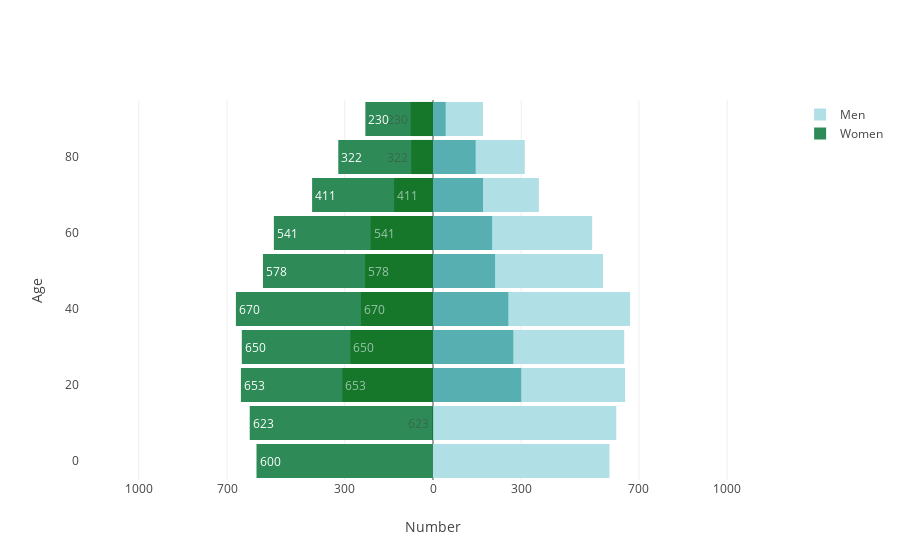

The notebook cell saved with this chart:
### Markdown cell above
# Stacked Population Pyramid

### Code cell
import plotly.graph_objs as go

import numpy as np

women_bins = np.array([-600, -623, -653, -650, -670, -578, -541, -411, -322, -230])
men_bins = np.array([600, 623, 653, 650, 670, 578, 541, 360, 312, 170])
women_with_dogs_bins = np.array([-0, -3, -308, -281, -245, -231, -212, -132, -74, -76])
men_with_dogs_bins = np.array([0, 1, 300, 273, 256, 211, 201, 170, 145, 43])

y = list(range(0, 100, 10))

layout = go.Layout(yaxis=go.layout.YAxis(title='Age'),
                   xaxis=go.layout.XAxis(
                       range=[-1200, 1200],
                       tickvals=[-1000, -700, -300, 0, 300, 700, 1000],
                       ticktext=[1000, 700, 300, 0, 300, 700, 1000],
                       title='Number'),
                   barmode='overlay',
                   bargap=0.1)

data = [go.Bar(y=y,
               x=men_bins,
               orientation='h',
               name='Men',
               hoverinfo='x',
               marker=dict(color='powderblue')
               ),
        go.Bar(y=y,
               x=women_bins,
               orientation='h',
               name='Women',
               text=-1 * women_bins.astype('int'),
               hoverinfo='text',
               marker=dict(color='seagreen')
               ),
        go.Bar(y=y,
               x=men_with_dogs_bins,
               orientation='h',
               hoverinfo='x',
               showlegend=False,
               opacity=0.5,
               marker=dict(color='teal')
               ),
        go.Bar(y=y,
               x=women_with_dogs_bins,
               orientation='h',
               text=-1 * women_bins.astype('int'),
               hoverinfo='text',
               showlegend=False,
               opacity=0.5,
               marker=dict(color='darkgreen')
               )]

pyo.iplot(dict(data=data, layout=layout), filename='EXAMPLES/stacked_bar_pyramid')

### Figure 1 — Plotly figure (JSON) as saved in the notebook; plotly's stock layout.template omitted (floating-point values rounded to 4 significant figures)
{"data": [{"hoverinfo": "x", "marker": {"color": "powderblue"}, "name": "Men", "orientation": "h", "type": "bar", "uid": "92dde160-4f0b-49da-9c5a-deff60622235", "x": [600, 623, 653, 650, 670, 578, 541, 360, 312, 170], "y": [0, 10, 20, 30, 40, 50, 60, 70, 80, 90]}, {"hoverinfo": "text", "marker": {"color": "seagreen"}, "name": "Women", "orientation": "h", "text": [600, 623, 653, 650, 670, 578, 541, 411, 322, 230], "type": "bar", "uid": "2a1a354e-607f-4bba-b40e-7dff21eb4adb", "x": [-600, -623, -653, -650, -670, -578, -541, -411, -322, -230], "y": [0, 10, 20, 30, 40, 50, 60, 70, 80, 90]}, {"hoverinfo": "x", "marker": {"color": "teal"}, "opacity": 0.5, "orientation": "h", "showlegend": false, "type": "bar", "uid": "016acd46-2053-4450-b8e0-83aa80896166", "x": [0, 1, 300, 273, 256, 211, 201, 170, 145, 43], "y": [0, 10, 20, 30, 40, 50, 60, 70, 80, 90]}, {"hoverinfo": "text", "marker": {"color": "darkgreen"}, "opacity": 0.5, "orientation": "h", "showlegend": false, "text": [600, 623, 653, 650, 670, 578, 541, 411, 322, 230], "type": "bar", "uid": "285865d7-ab94-429e-a0ef-28f2de701375", "x": [0, -3, -308, -281, -245, -231, -212, -132, -74, -76], "y": [0, 10, 20, 30, 40, 50, 60, 70, 80, 90]}], "layout": {"bargap": 0.1, "barmode": "overlay", "xaxis": {"range": [-1200, 1200], "ticktext": [1000, 700, 300, 0, 300, 700, 1000], "tickvals": [-1000, -700, -300, 0, 300, 700, 1000], "title": {"text": "Number"}}, "yaxis": {"title": {"text": "Age"}}}}
